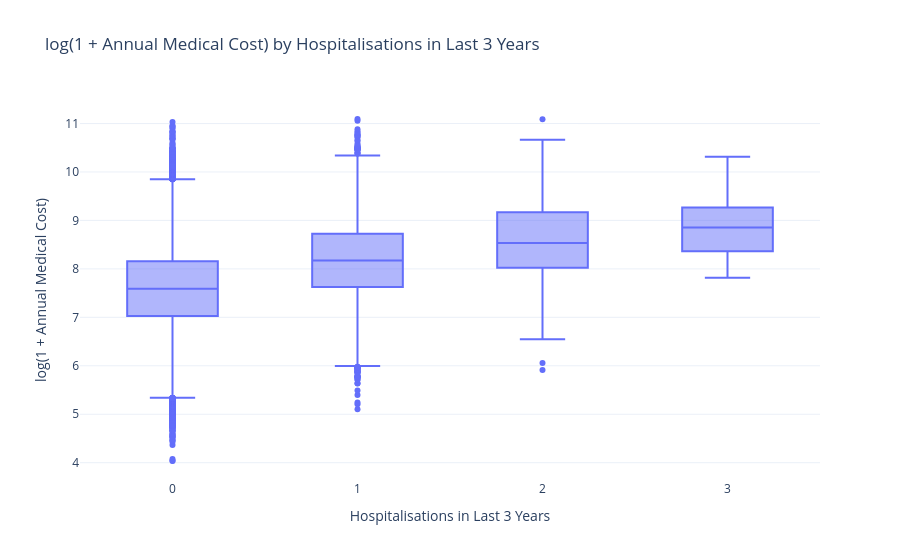

Notebook cell for this chart:
### Code cell
fig = px.box(
    df,
    x="hospitalizations_last_3yrs",
    y=log_target,
    points="outliers",
    title="log(1 + Annual Medical Cost) by Hospitalisations in Last 3 Years",
    template="plotly_white"
)

fig.update_layout(
    xaxis_title="Hospitalisations in Last 3 Years",
    yaxis_title="log(1 + Annual Medical Cost)"
)

fig.show()

### Figure 1 — Plotly figure (JSON) as saved in the notebook; plotly's stock layout.template omitted (floating-point values rounded to 4 significant figures; data arrays with more than 128 entries replaced by an {"elided": "..."} marker saying what was removed)
{"data": [{"alignmentgroup": "True", "boxpoints": "outliers", "hovertemplate": "hospitalizations_last_3yrs=%{x}<br>log1p_annual_medical_cost=%{y}<extra></extra>", "legendgroup": "", "marker": {"color": "#636efa"}, "name": "", "notched": false, "offsetgroup": "", "orientation": "v", "showlegend": false, "x": {"elided": "100000 int values"}, "x0": " ", "xaxis": "x", "y": {"elided": "100000 float values"}, "y0": " ", "yaxis": "y", "type": "box"}], "layout": {"xaxis": {"anchor": "y", "domain": [0.0, 1.0], "title": {"text": "Hospitalisations in Last 3 Years"}}, "yaxis": {"anchor": "x", "domain": [0.0, 1.0], "title": {"text": "log(1 + Annual Medical Cost)"}}, "legend": {"tracegroupgap": 0}, "title": {"text": "log(1 + Annual Medical Cost) by Hospitalisations in Last 3 Years"}, "boxmode": "group"}}
